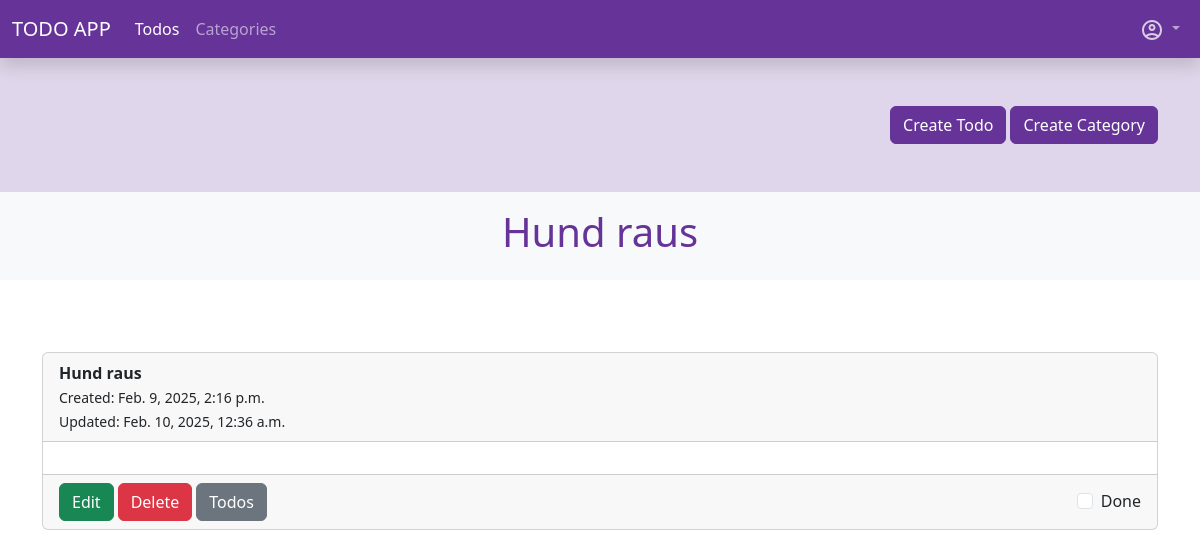
The page /app-todos/todo/detail/3/ (signed in) on the database as committed earlier.
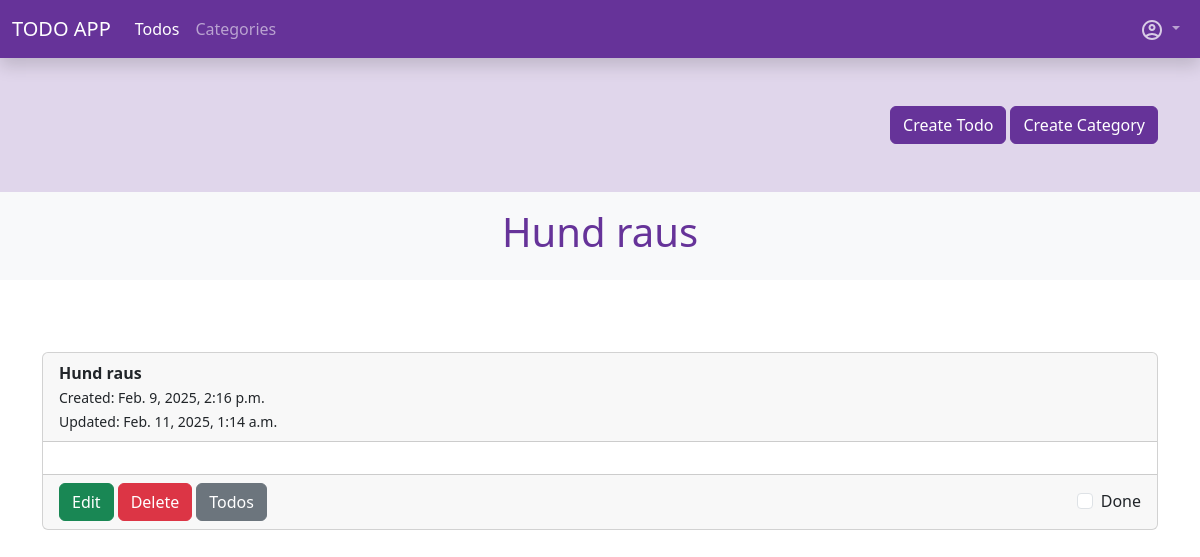
The same page on the database as committed later.
### todo_app/models.py (models this page shows, shortened)
class Todo(models.Model):
    user = models.ForeignKey(User, on_delete=models.CASCADE, verbose_name=_("User"))
    title = models.CharField(max_length=150, verbose_name=_("title"))
    content = tinymce_models.HTMLField(verbose_name=_("Content"))
    categories = models.ManyToManyField(Category, blank=True, related_name="todos", verbose_name=_("Categories"))
    done = models.BooleanField(default=False, verbose_name=_("Done"))
    created = models.DateTimeField(auto_now_add=True, verbose_name=_("Created"))
    updated = models.DateTimeField(auto_now=True, verbose_name=_("Updated"))
    class Meta:
        ordering = [
            "done",
            "-updated"
        ]
        verbose_name = _("Todo")
        verbose_name_plural = _("Todos")

### todo_app/views.py (the view)
# urls.py: path("todo/detail/<int:pk>/", views.TodoDetailView.as_view(), name="todo_detail"),
class TodoDetailView(LoginRequiredMixin, DetailView):
    model = Todo
    template_name = "todo_app/todo_detail.html"
    login_url = reverse_lazy("sevo_user:sign_in")
    def get_queryset(self, *args, **kwargs):
        return super().get_queryset().filter(user=self.request.user)
    def get_context_data(self, **kwargs):
        ctx = super().get_context_data(**kwargs)
        print(self.get_object().title)
        ctx.update({
            "title": self.get_object().title,
            "meta_data": True
        })
        return ctx

### todo_app/templatetags/todo_tags.py (called while the page is built)
@register.simple_tag
def active_site(path, name):
    print(path)
    path_splitted = path.split("/")
    print(path_splitted)
    path_compare = path_splitted[2]
    if name in path_compare:
        return "active"

### todo_app/templates/todo_app/todo_detail.html (shortened to what this page needs)
{% extends "base.html" %}
{% load i18n %}
{% block header %}
    {% include "./partials/_heading.html" with title=object.title %}
{% endblock %}
{% block content %}
    <div id="todo-single">
        {% include "./partials/_todo-item-detail.html" %}
    </div>
{% endblock %}

### todo_app/templates/todo_app/partials/_heading.html
<div class="bg-light py-3">
    <div class="container d-flex justify-content-center">
        <h1 class="text-primary">{{ title }}</h1>
    </div>
</div>

### todo_app/templates/todo_app/partials/_todo-item.html (shortened to what this page needs)
{% load i18n %}
<div class="card my-4">
    <div class="card-header">
        <strong>
            {{ title }}
        </strong>
        {% if meta_data %}
            <div class="meta-data">
                <small>
                    {% trans "Created" %}: <time datetime="{{ todo.created }}">{{ todo.created }}</time>
                </small>
                <br>
                <small>
                    {% trans "Updated" %}: <time datetime="{{ todo.updated }}">{{ todo.updated }}</time>
                </small>
            </div>
        {% endif %}
    </div>
    <div class="card-body">
    </div>
    <div class="card-footer">
        <div class="d-flex gap-3 justify-content-between align-items-center flex-column flex-md-row gap-md-1">
            <div class="d-flex align-items-center gap-1 flex-md-row flex-column">
                {% if update %}
                    <a class="btn btn-success" href="{% url "todo_app:todo_update" pk=todo.pk %}">{% trans "Edit" %}</a>
                {% endif %}
                {% if delete %}
                    <a class="btn btn-danger" href="{% url "todo_app:todo_delete" pk=todo.pk %}">{% trans "Delete" %}</a>
                {% endif %}
                {% include "./_todo-back.html" %}
            </div>
            <div>
                {% if done %}
                    {% if list %}
                        {% include "./_todo-done-check-list.html" %}
                    {% else %}
                        {% include "./_todo-done-check-single.html" %}
                    {% endif %}
                {% endif %}
            </div>
        </div>
    </div>
</div>

### todo_app/templates/todo_app/partials/_todo-done-check-single.html (shortened to what this page needs)
{% load i18n %}
<div class="form-check form-switchss">
    <label class="form-check-label" for="{{ todo.title }}-{{ todo.pk }}">{% trans "Done" %}</label>
    <input class="form-check-input"
        type="checkbox"
        role="switch"
        id="{{ todo.title }}-{{ todo.pk }}"
        name="done"
        hx-post="{% url "todo_app:todo_switch_done_single" pk=todo.pk %}"
        hx-target="#todo-single"
    >
</div>

Rows that differ between the two databases and show on the page:
changed Todo "Hund raus": updated "Feb. 10, 2025, 12:36 a.m." → "Feb. 11, 2025, 1:14 a.m."
